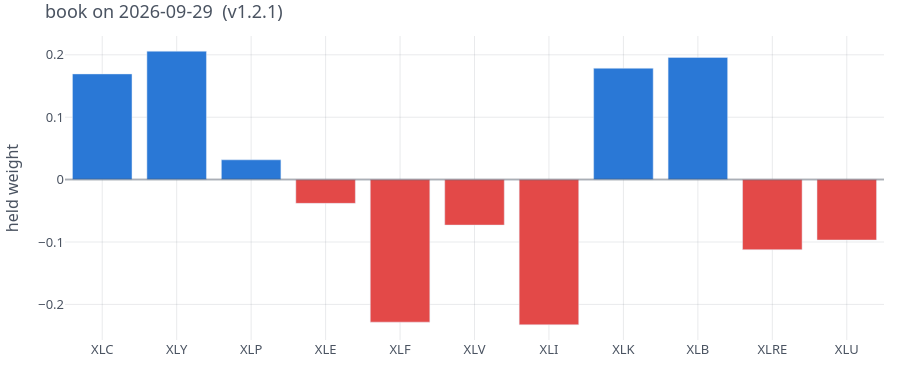

Write notebook code for a chart like this one.
### Markdown cell above
### The book as of the latest session

A sanity check worth running on any day you pull: for a `_beta1` book the
sector weights net to roughly zero and `beta_contribution` sums to the beta
target.

### Code cell
day = wts.asof_date.max()
snap = sector[sector.asof_date == day].copy()
snap['etf'] = pd.Categorical(snap['etf'], ETF_ORDER, ordered=True)
snap = snap.sort_values('etf')

fig = go.Figure(go.Bar(
    x=snap.etf.astype(str), y=snap.held_weight,
    marker_color=[BLUE if v >= 0 else RED for v in snap.held_weight],
    hovertemplate='%{x}<br>held=%{y:.3f}<extra></extra>'))
fig.add_hline(y=0, line_color='rgba(74,83,97,0.4)')
fig.update_yaxes(title='held weight')
styled(fig, title=f'book on {day:%Y-%m-%d}  ({FLOW_RELEASE})', hovermode='x', height=380).show()

print(f'sector weights sum to   {snap.held_weight.sum():+.4f}')
print(f'beta contributions sum  {wts[wts.asof_date == day].beta_contribution.sum():.4f}  (target 1)')

### Figure 1 — Plotly figure (JSON) as saved in the notebook; plotly's stock layout.template omitted (floating-point values rounded to 4 significant figures)
{"data": [{"hovertemplate": "%{x}<br>held=%{y:.3f}<extra></extra>", "marker": {"color": ["#2a78d6", "#2a78d6", "#2a78d6", "#e34948", "#e34948", "#e34948", "#e34948", "#2a78d6", "#2a78d6", "#e34948", "#e34948"]}, "type": "bar", "x": ["XLC", "XLY", "XLP", "XLE", "XLF", "XLV", "XLI", "XLK", "XLB", "XLRE", "XLU"], "y": [0.1694, 0.2058, 0.03173, -0.03806, -0.2285, -0.07294, -0.2327, 0.1785, 0.1959, -0.1123, -0.09684]}], "layout": {"font": {"color": "#4a5361", "family": "IBM Plex Sans, ui-sans-serif, system-ui, sans-serif", "size": 13}, "height": 380, "hovermode": "x", "legend": {"orientation": "h", "x": 0, "y": 1.02, "yanchor": "bottom"}, "margin": {"b": 40, "l": 56, "r": 16, "t": 36}, "paper_bgcolor": "rgba(0,0,0,0)", "plot_bgcolor": "rgba(0,0,0,0)", "shapes": [{"line": {"color": "rgba(74,83,97,0.4)"}, "type": "line", "x0": 0, "x1": 1, "xref": "x domain", "y0": 0, "y1": 0, "yref": "y"}], "title": {"text": "book on 2026-09-29  (v1.2.1)"}, "xaxis": {"gridcolor": "rgba(74,83,97,0.12)", "showgrid": true, "zeroline": false}, "yaxis": {"gridcolor": "rgba(74,83,97,0.12)", "showgrid": true, "title": {"text": "held weight"}, "zeroline": false}}}
